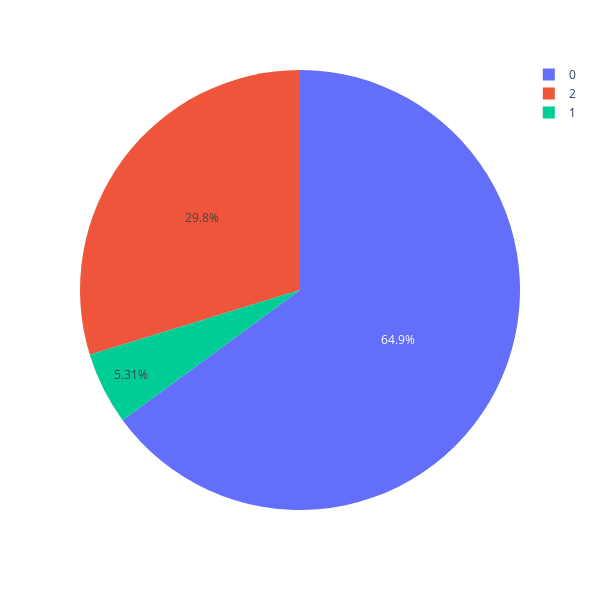

The notebook cell this image was saved under:
### Code cell
fig = px.pie(new_df, names='furnishing_type')

fig.update_layout(
    autosize=False,
    width=600,
    height=600,
)

# Show the plot
fig.show()

### Figure 1 — Plotly figure (JSON) as saved in the notebook; plotly's stock layout.template omitted (floating-point values rounded to 4 significant figures; data arrays with more than 128 entries replaced by an {"elided": "..."} marker saying what was removed)
{"data": [{"domain": {"x": [0, 1], "y": [0, 1]}, "hovertemplate": "furnishing_type=%{label}<extra></extra>", "labels": {"elided": "3293 int values"}, "legendgroup": "", "name": "", "showlegend": true, "type": "pie"}], "layout": {"autosize": false, "height": 600, "legend": {"tracegroupgap": 0}, "margin": {"t": 60}, "width": 600}}
